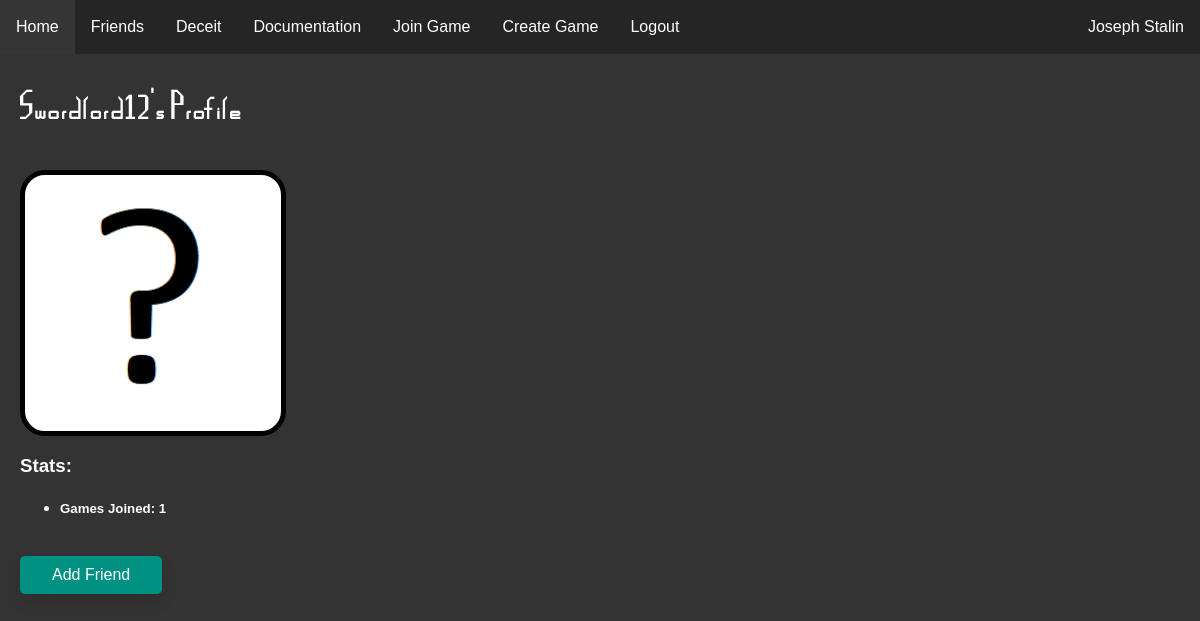
Screenshot of /user/2 (signed in) with the database file from the repository.
### website/models.py (models this page shows)
class User(db.Model, UserMixin):
    id = db.Column(db.Integer, primary_key=True)
    email = db.Column(db.String(150), unique=True)
    password = db.Column(db.String(150))
    username = db.Column(db.String(150))
    pfp = db.Column(db.String(50))
    admin = db.Column(db.String(50))

### website/profiles.py (the view, shortened to what this page needs)
@profiles.route('<int:user_id>', methods=['GET', 'POST'])
@login_required
def profile(user_id):
    user = User.query.filter_by(id=user_id).first()
    counter=0
    is_friends = False
    is_friends1 = Friends.query.filter_by(user1=user_id, user2=current_user.id).first()
    is_friends2 = Friends.query.filter_by(user2=user_id, user1=current_user.id).first()
    if is_friends1 != None or is_friends2 != None:
        is_friends = True
    for games in db.session.query(GamesJoined).filter_by(user=user_id):
        counter += 1
    if user == current_user:
        is_current_user = True
    else:
        is_current_user = False
    return render_template('profile.html', is_current=is_current_user, user=current_user, player=user, games_joined=counter, is_friends=is_friends)

### website/templates/profile.html (shortened to what this page needs)
{% extends "base.html" %} {% block title %}{{player.username}}'s Profile{% endblock %}
{% block content %}
<head>
    <link rel="stylesheet" type="text/css" href="/static/css/profile.css" />
</head>
<br/>
<h1 id="heading">{{player.username}}'s Profile</h1>
<br/>
<div class="pfp" style="background-image: url({{player.pfp}});">
</div>
<h3>Stats:</h3>
<ul>
    <li><h5>Games Joined: {{ games_joined }}</h5></li>
</ul>
<br/>
{% if not is_current %}
    {% if not is_friends %}
        <form method="POST">
            <button class="button-main" id = "Add Friend" type="submit" value="Add Friend">Add Friend</button>
        </form>
    {% endif %}
{% endif %}
{% endblock %}

### website/templates/base.html (shortened to what this page needs)
<!DOCTYPE html>
<html lang="en">
<head>
    <link rel="stylesheet" type="text/css" href="/static/css/main.css" />
</head>
<body>
    <ul class="navbar">
      {% if user.is_authenticated %}
      <li><a class="nav-item nav-link" id="home" href="/">Home</a></li>
      <li><a class="nav-item nav-link" id="friends" href="/user/friends">Friends</a></li>
      <li><a class="nav-item nav-link" id="deceit" href="/deceit">Deceit</a></li>
      <li><a class="nav-item nav-link" id="docs" href="/docs/">Documentation</a></li>
      <li><a class="nav-item nav-link" id="join_game" href="/join-game">Join Game</a></li>
      <li><a class="nav-item nav-link" id="create_game" href="/create-game">Create Game</a></li>
      <li><a class="nav-item nav-link" id="logout" href="/logout">Logout</a></li>
      <li><a class="nav-user nav-link" id="user_link" href="{{url_for('profiles.profile', user_id=user.id)}}">{{ user.username }}</a></li>
      {% else %}
      <li><a class="nav-item nav-link" id="login" href="/login">Login</a></li>
      <li><a class="nav-item nav-link" id="signUp" href="/sign-up">Sign Up</a></li>
      {% endif %}
    </ul>
    <div id="main_div">
    <div class="container">
        {% block content %}
        {% endblock %}
    </div>
    </div>
</body>
</html>

### website/static/css/main.css (style rules this page uses)
#main_div { margin-top: 30px; padding: 20px; }
h1 { font-family: MapGame; letter-spacing: 2px; }
body { margin: 0px; background-color: #333333; color: white; }
.navbar { list-style-type: none; margin: 0; padding: 0; overflow: hidden; background-color: #252525; position: fixed; top: 0; width: 100%; }
.nav-item { float: left; }
.nav-user { float:right; }
.nav-link { display: block; color: white; text-align: center; padding: 18px 16px; text-decoration: none; }
.pfp { width: 64px; height: 64px; }
.button-main { background-color: rgb(0, 145, 130); border: none; color: white; padding: 10px 32px; text-align: center; text-decoration: none; display: inline-block; font-size: 16px; border-radius: 5px; transition-duration: 0.4s; box-shadow: 0px 8px 15px rgba(0, 0, 0, 0.1); cursor: pointer; }
html { font-family: Arial, Helvetica, sans-serif; }

### website/static/css/profile.css (style rules this page uses)
.pfp { width: 256px; height: 256px; border: 5px solid #000000; border-radius: 25px; }

### rows the page displays
User: username "Joseph Stalin"
User: username "Swordlord12", pfp (placeholder picture)

### other values shown
{{ games_joined }} "1"
